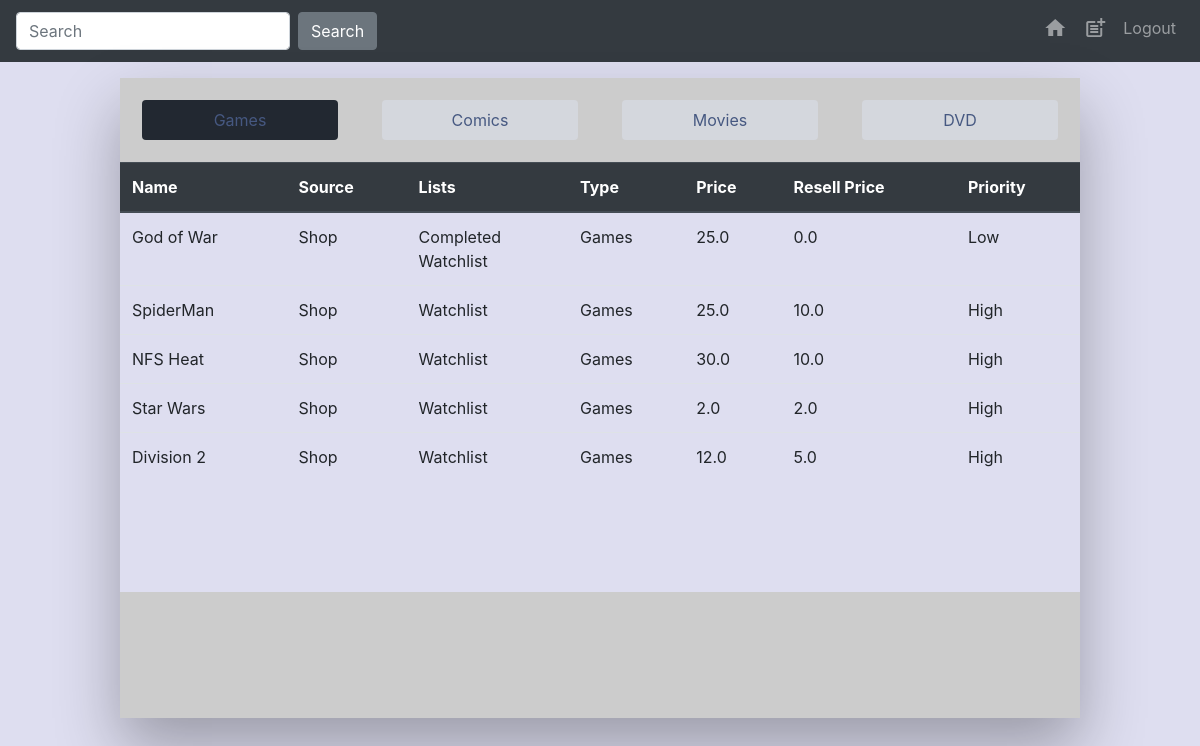
The page /indexpage/ (signed in) on the database its author committed.
### repository/models.py (models this page shows, shortened)
class ItemTypes(models.Model):
    typename=models.CharField(max_length=64,primary_key=True)
    def __str__(self):
        return self.typename

class Items(models.Model):
    prrtychoices=(
        ('Hi','High'),
        ('Med','Medium'),
        ('Lo','Low')
    )
    itemname=models.CharField(max_length=255)
    source=models.ManyToManyField(SourceType,related_name='sourcetype')
    listadded=models.ManyToManyField(ListTypes,related_name='lists')
    typeofoitem=models.ForeignKey(ItemTypes,on_delete=models.CASCADE)
    price=models.FloatField(validators=[MinValueValidator(0)])
    resellprice=models.FloatField(validators=[MinValueValidator(0)])
    priority=models.CharField(max_length=64,choices=prrtychoices)
    def getpriority(self):
        for v in self.prrtychoices:
            if v[0]==self.priority:
                return v[1]
    def getprioritydict(self):
        outpt=[]
        for v in self.prrtychoices:
            tmp={}
            tmp[v[1]]=v[0]
            outpt.append(tmp)
        return outpt

class SourceType(models.Model):
    sourcename=models.CharField(max_length=64,primary_key=True)
    def __str__(self):
        return self.sourcename

class ListTypes(models.Model):
    listname=models.CharField(max_length=64,primary_key=True)
    def __str__(self):
        return self.listname

### repository/views.py (the view)
# urls.py: path("indexpage/", views.homepage, name="homepage"),
@login_required
def homepage(request):
    context={
        'itemtypesqry':datatodict(ItemTypes.objects.all().values()),
        'itemsqry':multitodict(Items.objects.all()),
        'itemsorig':getprtydict(),
        'srctype':datatodict(SourceType.objects.all()),
        'listsqry':datatodict(ListTypes.objects.all())
    }
    return render(request,'index.html',context)

### repository/views.py (called while the page is built)
def multitodict(inptqry):
    otpt=[]
    for itm in inptqry:
        added={}
        added['id']=itm.id
        added['itemname']=itm.itemname
        added['source']=itm.source.all()
        added['listadded']=itm.listadded.all()
        added['typeofoitem']=itm.typeofoitem
        added['price']=itm.price
        added['resellprice']=itm.resellprice
        added['priority']=itm.getpriority()
        otpt.append(added)
    return otpt

def datatodict(inptqry):
    otpt=[]
    for itm in inptqry:
        otpt.append(itm)
    return otpt

def getprtydict():
    itemobj=Items()
    return list(itemobj.getprioritydict())

### repository/templates/index.html (shortened to what this page needs)
<!DOCTYPE html>
<html>
    <head>
        {% load static %}
        <link rel='stylesheet' href="{% static 'css/styles.css' %}">
        <link href="//maxcdn.bootstrapcdn.com/bootstrap/4.3.1/css/bootstrap.min.css" rel="stylesheet" id="bootstrap-css">
    </head>
    <body>
                    <div class='container'>
                            <nav class="navbar navbar-expand-sm bg-dark navbar-dark">
                                    <form class="form-inline" action="/searchitems/" method="POST" id='srchFrm' onkeyup="document.getElementById('srchFrm').submit();document.getElementById('srchVal').focus">
                                        <input class="form-control mr-sm-2" name='srchTxt' type="text" placeholder="Search" id='srchVal' value='{{srchvlues}}'>
                                        <button class="btn btn-secondary" type="submit">Search</button>
                                      </form>
                                      <ul class="navbar-nav ml-auto">
                                          <li class="nav-item">
                                              <a class="nav-link" href='/indexpage/'><i class='material-icons' id='homebutton'>
                                              </i></a>
                                          </li>
                                          <li class="nav-item">
                                              <div data-toggle="modal" data-target="#addmodal">
                                                <a class="nav-link" href='#'><i class='material-icons' id='addbutton'>
                                                    </i></a>
                                                  </div>
                                            </li>
                                        <li class="nav-item">
                                            <a class="nav-link" href="/logout_view/">Logout</a>
                                          </li>
                                      </ul>
                                    </nav>
                                    <div class='itemnavigations'>
                                        <ul class="nav nav-pills nav-justified itemnavs">
                                                {% for itm in itemtypesqry %}
                                                <li class="nav-item navtabs">
                                                        <a class="nav-link itemnavlinks" data-toggle="pill" href="#{{itm.typename}}">{{itm.typename}}</a>
                                                </li>
                                                {% endfor %}
                                        </ul>
                                         <div class="tab-content">
                                            {% for itm in itemtypesqry %}
                                            <div class="tab-pane container fade tabcntnt custom-scrollbar" id="{{itm.typename}}">
                                                <table class='table table-hover rslttbl' id="table-{{itm.typename}}">
                                                    <thead class='thead-dark'>
                                                      <tr>
                                                        <th>Name</th>
                                                        <th>Source</th>
                                                        <th>Lists</th>
                                                        <th>Type</th>
                                                        <th>Price</th>
                                                        <th>Resell Price</th>
                                                        <th>Priority</th>
                                                      </tr>
                                                    </thead>
                                                    <tbody>
                                                        {% for cntnt in itemsqry %}
                                                        {% if cntnt.typeofoitem|stringformat:"s" == itm.typename|stringformat:"s" %}
                                                        <tr>
                                                          <td>{{cntnt.itemname}}</td>
                                                          <td>
                                                            {% for v in cntnt.source %}
                                                              {{v}} </br>
                                                            {% endfor %}
                                                          </td>
                                                          <td>
                                                              {% for v in cntnt.listadded %}
                                                                {{v}} </br>
                                                              {% endfor %}
                                                            </td>
                                                          <td>{{cntnt.typeofoitem}}</td>
                                                          <td>{{cntnt.price}}</td>
                                                          <td>{{cntnt.resellprice}}</td>
                                                          <td>{{cntnt.priority}}</td>
                                                        </tr>
                                                        {% endif %}
                                                        {% endfor %}
                                                    </tbody>
                                                  </table>
                                            </div>
                                            {% endfor %}
                                        </div>
                                    </div>
                                    </div>
    </body>
</html>

### repository/static/css/styles.css (style rules this page uses)
* { margin: 0; padding: 0; }
html, body { height: 100%; width:100%; margin: 0px; padding:0px; overflow-x: hidden; }
div.container { height:100%; position: relative; top:0px; margin-bottom: 0px; margin-left:0px; margin-right: 0px; padding:0; width: 100%; max-width: 100%; background-color: #dedef0; }
div.container div.itemnavigations { background-color: #cccccc; position:relative; margin:auto; top:2%; width:80%; height:80%; box-shadow: 0 30px 60px 0 rgba(0,0,0,0.3); }
div.itemnavigations ul.itemnavs li.navtabs { margin:22px }
div.itemnavigations ul.itemnavs a.itemnavlinks { color: #465881; background-color: #d4d7dd; }
div.itemnavigations ul.itemnavs a.active { background-color: #222831; }
div.custom-scrollbar { position: relative; height: 430px; overflow: auto; }

### rows shown on the page
ItemTypes: typename "Games", itemname "God of War", typeofoitem "Games", price "25.0", resellprice "0.0", priority "Low", itemname "SpiderMan", resellprice "10.0", priority "High", itemname "NFS Heat", price "30.0", itemname "Star Wars", price "2.0", resellprice "2.0", itemname "Division 2", price "12.0", resellprice "5.0"
ItemTypes: typename "Comics"
ItemTypes: typename "Movies"
ItemTypes: typename "DVD"
SourceType: sourcename "Shop"
ListTypes: listname "Completed"
ListTypes: listname "Watchlist"
